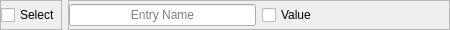
<?xml version="1.0" encoding="UTF-8"?>
<ui version="4.0">
 <class>BoolEntry</class>
 <widget class="QWidget" name="BoolEntry">
  <property name="geometry">
   <rect>
    <x>0</x>
    <y>0</y>
    <width>450</width>
    <height>30</height>
   </rect>
  </property>
  <property name="sizePolicy">
   <sizepolicy hsizetype="Expanding" vsizetype="Fixed">
    <horstretch>0</horstretch>
    <verstretch>0</verstretch>
   </sizepolicy>
  </property>
  <property name="minimumSize">
   <size>
    <width>0</width>
    <height>30</height>
   </size>
  </property>
  <property name="windowTitle">
   <string>Bool</string>
  </property>
  <layout class="QHBoxLayout" name="horizontalLayout">
   <property name="leftMargin">
    <number>0</number>
   </property>
   <property name="topMargin">
    <number>0</number>
   </property>
   <property name="rightMargin">
    <number>0</number>
   </property>
   <property name="bottomMargin">
    <number>0</number>
   </property>
   <item>
    <widget class="QFrame" name="FrameSelection">
     <property name="frameShape">
      <enum>QFrame::Shape::StyledPanel</enum>
     </property>
     <property name="frameShadow">
      <enum>QFrame::Shadow::Raised</enum>
     </property>
     <layout class="QVBoxLayout" name="verticalLayout_3">
      <property name="leftMargin">
       <number>0</number>
      </property>
      <property name="topMargin">
       <number>0</number>
      </property>
      <property name="rightMargin">
       <number>0</number>
      </property>
      <property name="bottomMargin">
       <number>0</number>
      </property>
      <item>
       <widget class="QCheckBox" name="Select">
        <property name="text">
         <string>Select</string>
        </property>
       </widget>
      </item>
     </layout>
    </widget>
   </item>
   <item>
    <widget class="QFrame" name="FrameValue">
     <property name="frameShape">
      <enum>QFrame::Shape::StyledPanel</enum>
     </property>
     <property name="frameShadow">
      <enum>QFrame::Shadow::Raised</enum>
     </property>
     <layout class="QHBoxLayout" name="horizontalLayout_5">
      <property name="leftMargin">
       <number>0</number>
      </property>
      <property name="topMargin">
       <number>0</number>
      </property>
      <property name="rightMargin">
       <number>0</number>
      </property>
      <property name="bottomMargin">
       <number>0</number>
      </property>
      <item>
       <widget class="QLineEdit" name="ValueName">
        <property name="text">
         <string/>
        </property>
        <property name="alignment">
         <set>Qt::AlignmentFlag::AlignCenter</set>
        </property>
        <property name="placeholderText">
         <string>Entry Name</string>
        </property>
       </widget>
      </item>
      <item>
       <widget class="QCheckBox" name="Value">
        <property name="sizePolicy">
         <sizepolicy hsizetype="Expanding" vsizetype="Fixed">
          <horstretch>0</horstretch>
          <verstretch>0</verstretch>
         </sizepolicy>
        </property>
        <property name="text">
         <string>Value</string>
        </property>
       </widget>
      </item>
     </layout>
    </widget>
   </item>
  </layout>
 </widget>
 <resources/>
 <connections/>
</ui>
